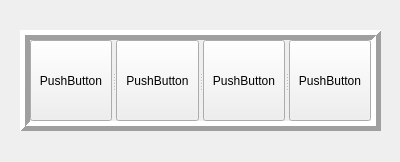
<?xml version="1.0" encoding="UTF-8"?>
<ui version="4.0">
 <class>MyWidget</class>
 <widget class="QWidget" name="MyWidget">
  <property name="geometry">
   <rect>
    <x>0</x>
    <y>0</y>
    <width>400</width>
    <height>162</height>
   </rect>
  </property>
  <property name="windowTitle">
   <string>MyWidget</string>
  </property>
  <widget class="QSplitter" name="splitter">
   <property name="geometry">
    <rect>
     <x>20</x>
     <y>30</y>
     <width>361</width>
     <height>101</height>
    </rect>
   </property>
   <property name="frameShape">
    <enum>QFrame::Box</enum>
   </property>
   <property name="frameShadow">
    <enum>QFrame::Raised</enum>
   </property>
   <property name="lineWidth">
    <number>5</number>
   </property>
   <property name="orientation">
    <enum>Qt::Horizontal</enum>
   </property>
   <widget class="QPushButton" name="pushButton">
    <property name="text">
     <string>PushButton</string>
    </property>
   </widget>
   <widget class="QPushButton" name="pushButton_2">
    <property name="text">
     <string>PushButton</string>
    </property>
   </widget>
   <widget class="QPushButton" name="pushButton_3">
    <property name="text">
     <string>PushButton</string>
    </property>
   </widget>
   <widget class="QPushButton" name="pushButton_4">
    <property name="text">
     <string>PushButton</string>
    </property>
   </widget>
  </widget>
 </widget>
 <layoutdefault spacing="6" margin="11"/>
 <resources/>
 <connections/>
</ui>
